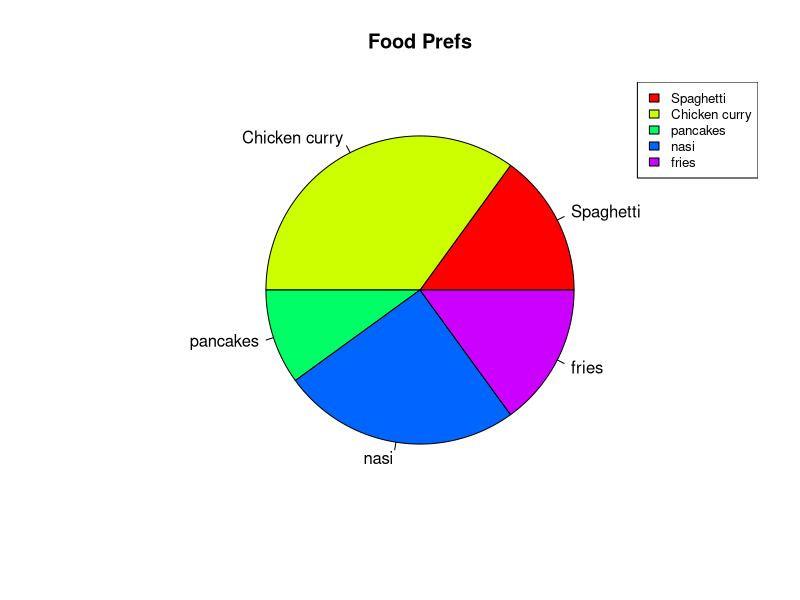
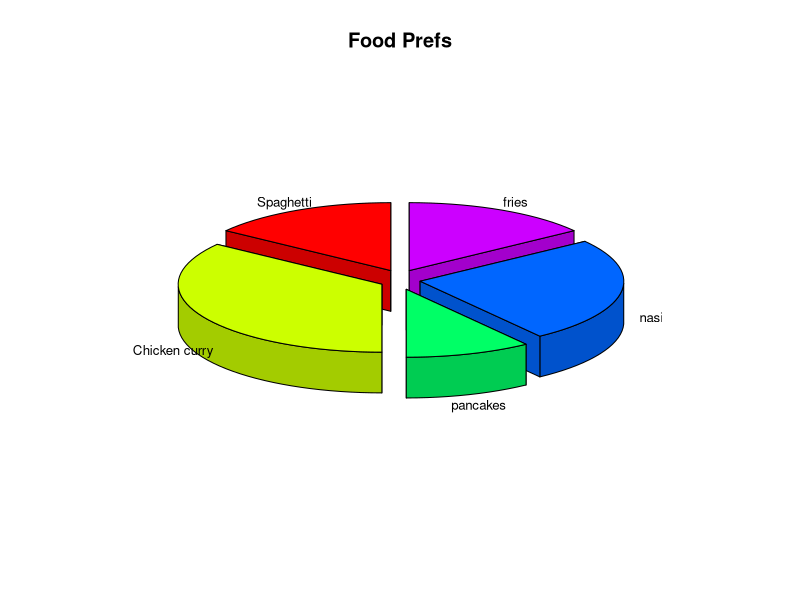
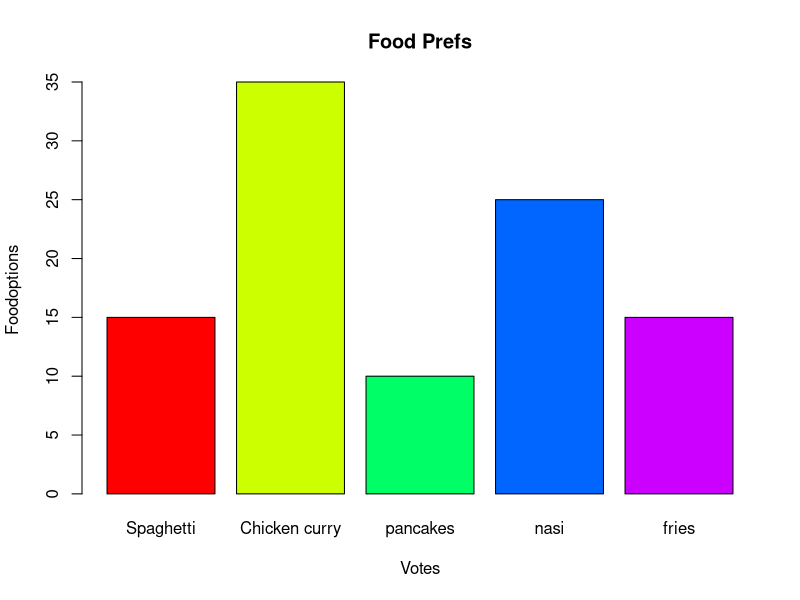

These charts were generated, in order, by the following R code: (Note: this script raises an error after producing the figures.)
#piechart
#content
foodPref = c(15,35,10,25,15)
foodLables = c("Spaghetti","Chicken curry","pancakes","nasi","fries")
#file name
png(file="food_pref.png")
#random colors! (kind of...)
colors = rainbow(length(foodPref))
#piechart
pie(foodPref,foodLables,main="Food Prefs",col=colors)
#legend
legend("topright",c("Spaghetti","Chicken curry","pancakes","nasi","fries"),
       cex=0.8, #text
       fill=colors)
#save piechart
dev.off()

#3d piechart
#piechart
library(plotrix)
#content
foodPref = c(15,35,10,25,15)
foodLables = c("Spaghetti","Chicken curry","pancakes","nasi","fries")
#file name
png(file="3d_food_pref.png")
#piechart
pie3D(foodPref,labels=foodLables,main="Food Prefs",
      explode = 0.1,
      start=pi/2, #just do it
      labelcex=0.8)
#save piechart
dev.off()

#bar charts
foodPref = c(15,35,10,25,15)
foodLables = c("Spaghetti","Chicken curry","pancakes","nasi","fries")
png(file="bar_chart_food_pref.png")
colors = rainbow(length(foodPref))
barplot(foodPref,names.arg=foodLables,
        xlab="Votes",ylab="Foodoptions",
        main="Food Prefs",
        col = colors
        )
dev.off()


#regression analysis
relation = lm(playerData$RBI~playerData$AVG)

# Create file 
png(file="RBI_AVG_Regression.png")

# Plot the chart
plot(playerData$AVG, playerData$RBI, 
     main="AVG & RBI Regression", 
     abline(lm(playerData$RBI~playerData$AVG)),
     xlab="AVG", ylab="RBIs")
# Save chart
dev.off()